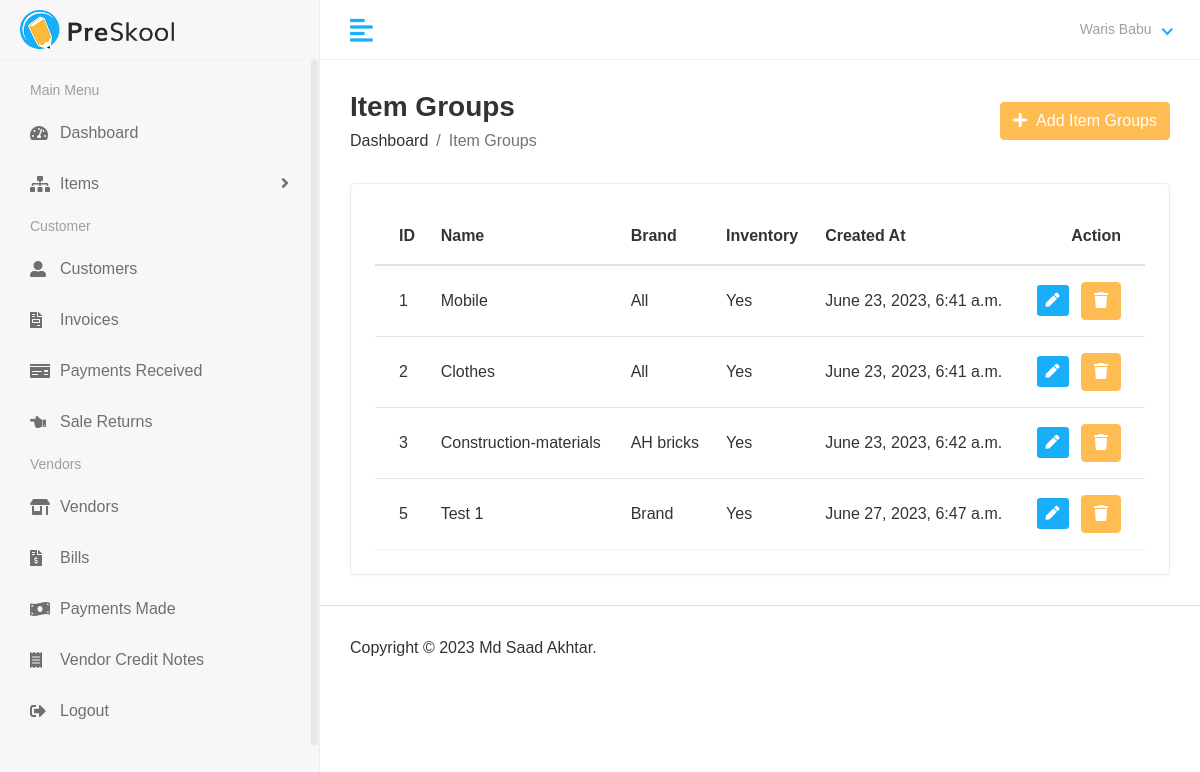
The page /finance/view_item_groups/ (signed in) on the database as committed earlier.
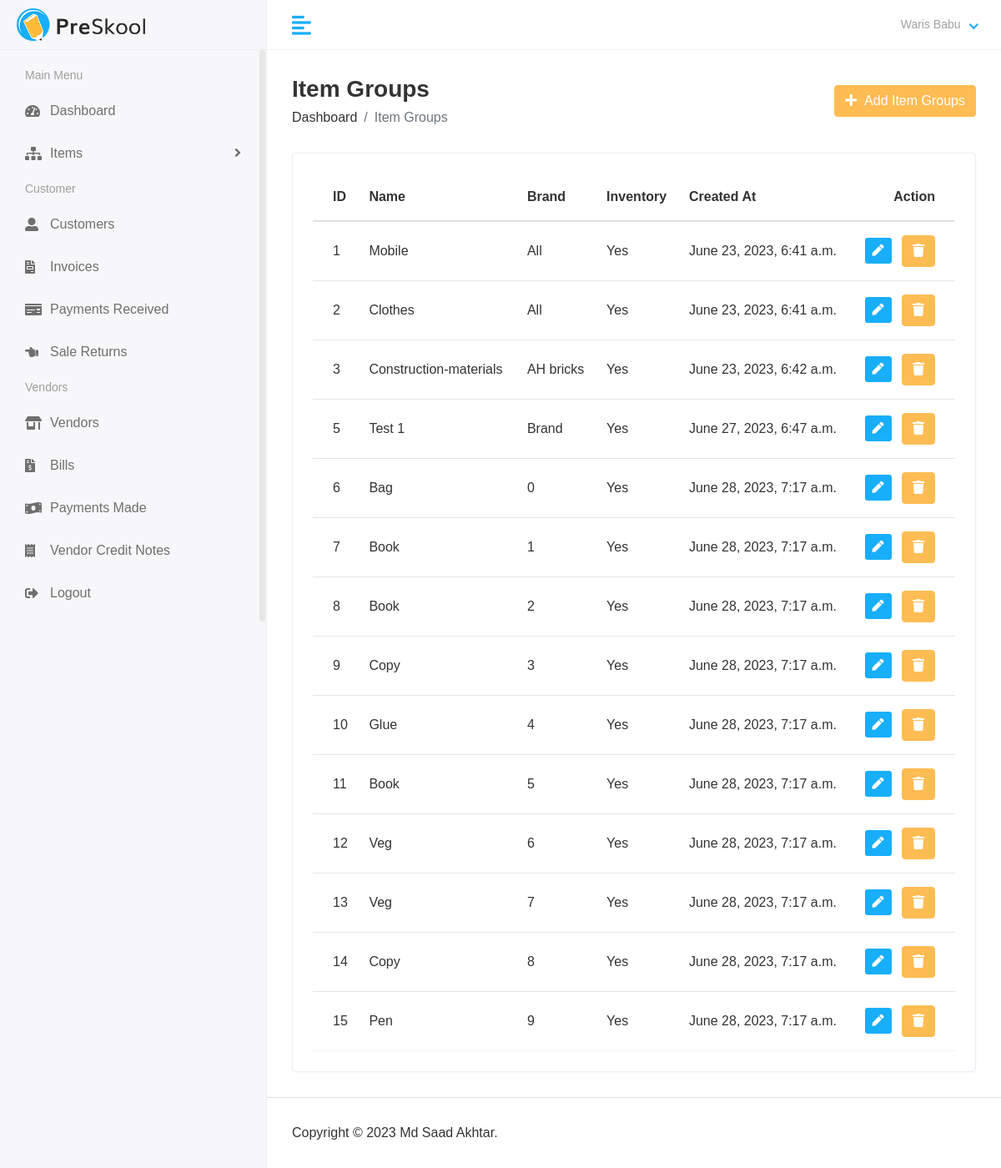
The same page on the database as committed later.
### accounts/models.py (models this page shows)
class CustomUser(AbstractUser):
    def __str__(self):
        return self.email

### finance/models.py (models this page shows, shortened)
class ItemGroup(models.Model):
    name = models.CharField(_("name"), max_length=50)
    brand = models.CharField(_("brand"), max_length=50)
    tax_preference = models.IntegerField(choices=TAX_PREFERENCE,default=1)
    inventory = models.IntegerField(choices=INVENTORY_TYPE,default=1)
    created_at = models.DateTimeField(auto_now_add=True,null = True)
    updated_at = models.DateTimeField(auto_now_add=True,null = True)
    changed_by_user = models.ForeignKey(CustomUser,null=True,on_delete=models.PROTECT)

### finance/views.py (the view)
# urls.py: path('view_item_groups/',views.view_item_groups,name="view_item_groups"),
@login_required(login_url="account_login")
def view_item_groups(request):
    if not request.user.has_perm('finance.view_itemgroup'):
        return HttpResponse("Permission Error. Sorry You are not authorised to visit this page")
    item_groups = ItemGroup.objects.all()
    context = {
        "item_groups":item_groups
    }
    return render(request,"hod/view_item_groups.html", context)

### finance/templates/hod/view_item_groups.html (shortened to what this page needs)
{% extends 'base.html' %} {% block content %}
<div class="main-wrapper">
  <div class="page-wrapper">
    <div class="content container-fluid">
      <div class="page-header">
        <div class="row align-items-center">
          <div class="col">
            <h3 class="page-title">Item Groups</h3>
            <ul class="breadcrumb">
              <li class="breadcrumb-item">
                <a href="{% url 'finance_dashboard' %}">Dashboard</a>
              </li>
              <li class="breadcrumb-item active">Item Groups</li>
            </ul>
          </div>
          <div class="col-auto text-right float-right ml-auto">
            <a href="{% url 'add_item_groups' %}" class="btn btn-primary"
              ><i class="fas fa-plus"></i> &nbsp;Add Item Groups
            </a>
          </div>
        </div>
      </div>
      <div class="row">
        <div class="col-sm-12">
          <div class="card card-table">
            <div class="card-body">
              <div class="table-responsive">
                <table id="table_id" class="table table-hover table-center mb-0">
                    <thead>
                      <tr>
                        <th>ID</th>
                        <th>Name</th>
                        <th>Brand</th>
                        <th>Inventory</th>
                        <th>Created At</th>
                        <th class="text-right">Action</th>
                      </tr>
                    </thead>
                    <tbody>
                      {% for i in item_groups %}
                      <tr>
                        <td>{{i.id}}</td>
                        <td>{{i.name}}</td>
                        <td>{{i.brand}}</td>
                        {% if i.inventory == 1 %}
                            <td>Yes</td>
                        {% else %}
                            <td>No</td>
                        {% endif %}
                        <td>{{i.created_at}}</td>
                        <td class="text-right">
                          <div class="actions">
                            <a
                              href="{% url 'edit_item_groups' i.id %}"
                              class="btn btn-sm bg-success-light mr-2"
                            >
                              <i class="fas fa-pen"></i>
                            </a>
                            <button type="button" class="btn btn-primary" data-toggle="modal" data-target="#modal-{{i.id}}">
                              <i class="fa fa-trash" aria-hidden="true"></i>
                            </button>
                          </div>
                        </td>
                      </tr>
                      {% endfor %}
                    </tbody>
                  </table>
              </div>
            </div>
          </div>
        </div>
      </div>
    </div>
    {% endblock content %}

### finance/templates/base.html (shortened to what this page needs)
<!DOCTYPE html>
{% load static %}
<html lang="en">
<head>
    <link rel="stylesheet" href="{% static 'assets/plugins/bootstrap/css/bootstrap.min.css' %}">
    <link rel="stylesheet" href="{% static 'assets/plugins/fontawesome/css/fontawesome.min.css' %}">
    <link rel="stylesheet" href="{% static 'assets/plugins/fontawesome/css/all.min.css' %}">
    <link rel="stylesheet" href="{% static 'assets/plugins/datatables/datatables.min.css' %}">
    <link rel="stylesheet" href="{% static 'assets/css/style.css' %}">
    <link rel="stylesheet" href="{% static 'assets/css/pagination.css' %}">
    <link rel="stylesheet" href="{% static 'assets/css/selectize.default.min.css' %}">
</head>
<body>
    {% include "includes/header.html" %}
    {% include "includes/sidebar.html"  %}
    {% block content %}{% endblock content %}
    {% include "includes/footer.html"  %}
</body>
</html>

### finance/templates/includes/header.html (shortened to what this page needs)
{% load static %}
<div class="header">
    <div class="header-left">
       <a href="index.html" class="logo">
       <img src="{% static 'assets/img/logo.png' %}" alt="Logo">
       </a>
    </div>
    <a href="javascript:void(0);" id="toggle_btn">
    <i class="fas fa-align-left"></i>
    </a>
    <ul class="nav user-menu">
       <li class="nav-item dropdown has-arrow">
          <a href="#" class="dropdown-toggle nav-link" data-toggle="dropdown">
          <span class="user-img">
            {% if request.user.first_name %}
               {{request.user.first_name}} {{request.user.last_name}}
            {% else %}
               {{request.user}}
            {% endif %}
         </span>
          </a>
       </li>
    </ul>
 </div>

### finance/templates/includes/sidebar.html (shortened to what this page needs)
{% load active_link_tags %}
<div class="sidebar" id="sidebar">
  <div class="sidebar-inner slimscroll">
    <div id="sidebar-menu" class="sidebar-menu">
      <ul>
        <li class="menu-title">
          <span>Main Menu</span>
        </li>
        <li class="{% active_link 'finance_dashboard' 'active' %}">
          <a href="{% url 'finance_dashboard' %}"
            ><i class="fas fa-tachometer-alt"></i> <span>Dashboard</span></a
          >
        </li>
        <li class="submenu {% active_link 'view_item_adjustment' 'active' %} {% active_link 'view_items' 'active' %} {% active_link 'view_item_groups' 'active' %}">
          <a href="#" class="active subdrop"
            ><i class="fas fa-sitemap"></i> <span> Items</span>
            <span class="menu-arrow"></span
          ></a>
        </li>
        <li class="menu-title">
          <span>Customer</span>
        </li>
        <li class="{% active_link 'view_customers' 'active' %}" >
          <a href="{% url 'view_customers' %}"
            ><i class="fas fa-user-alt"></i> <span>Customers</span></a
          >
        </li>
        <li class="{% active_link 'view_invoices' 'active' %}" >
          <a href="{% url 'view_invoices' %}"
            ><i class="fas fa-file-invoice"></i> <span>Invoices</span></a
          >
        </li>
        <li class="{% active_link 'view_payments' 'active' %}" >
          <a href="{% url 'view_payments' %}"
            ><i class="fas fa-money-check"></i>
            <span>Payments Received</span></a
          >
        </li>
        <li class="{% active_link 'view_salereturns' 'active' %}" >
          <a href="{% url 'view_salereturns' %}"><i class="fas fa-hand-point-left"></i> <span> Sale Returns</span></a>
        </li>
        <li class="menu-title">
          <span>Vendors</span>
        </li>
        <li class="{% active_link 'view_vendors' 'active' %}" >
          <a href="{% url 'view_vendors' %}"
            ><i class="fas fa-store-alt"></i> <span>Vendors</span></a
          >
        </li>
        <li class="{% active_link 'view_purchase_invoices' 'active' %}" >
          <a href="{% url 'view_purchase_invoices' %}"
            ><i class="fas fa-file-invoice-dollar"></i> <span>Bills</span></a
          >
        </li>
        <li class="{% active_link 'view_reciepts' 'active' %}" >
          <a href="{% url 'view_reciepts' %}"
            ><i class="fas fa-money-bill-wave"></i>
            <span>Payments Made</span></a
          >
        </li>
        <li class="{% active_link 'view_vendor_credit_notes' 'active' %}" >
          <a href="{% url 'view_vendor_credit_notes' %}"
            ><i class="fas fa-receipt"></i> <span>Vendor Credit Notes</span></a
          >
        </li>
        <li class="{% active_link 'account_logout' 'active' %}" >
          <a href="{% url 'account_logout' %}"
            ><i class="fas fa-sign-out-alt"></i> <span>Logout</span></a
          >
        </li>
      </ul>
    </div>
  </div>
</div>

### finance/templates/includes/footer.html
<footer>
    <p>Copyright © 2023 Md Saad Akhtar.</p>
 </footer>

Rows that differ between the two databases and show on the page:
added ItemGroup: id "6", name "Bag", brand "0", inventory "Yes", created_at "June 28, 2023, 7:17 a.m."
added ItemGroup: id "7", name "Book", brand "1", inventory "Yes", created_at "June 28, 2023, 7:17 a.m."
added ItemGroup: id "8", name "Book", brand "2", inventory "Yes", created_at "June 28, 2023, 7:17 a.m."
added ItemGroup: id "9", name "Copy", brand "3", inventory "Yes", created_at "June 28, 2023, 7:17 a.m."
added ItemGroup: id "10", name "Glue", brand "4", inventory "Yes", created_at "June 28, 2023, 7:17 a.m."
added ItemGroup: id "11", name "Book", brand "5", inventory "Yes", created_at "June 28, 2023, 7:17 a.m."
added ItemGroup: id "12", name "Veg", brand "6", inventory "Yes", created_at "June 28, 2023, 7:17 a.m."
added ItemGroup: id "13", name "Veg", brand "7", inventory "Yes", created_at "June 28, 2023, 7:17 a.m."
added ItemGroup: id "14", name "Copy", brand "8", inventory "Yes", created_at "June 28, 2023, 7:17 a.m."
added ItemGroup: id "15", name "Pen", brand "9", inventory "Yes", created_at "June 28, 2023, 7:17 a.m."
